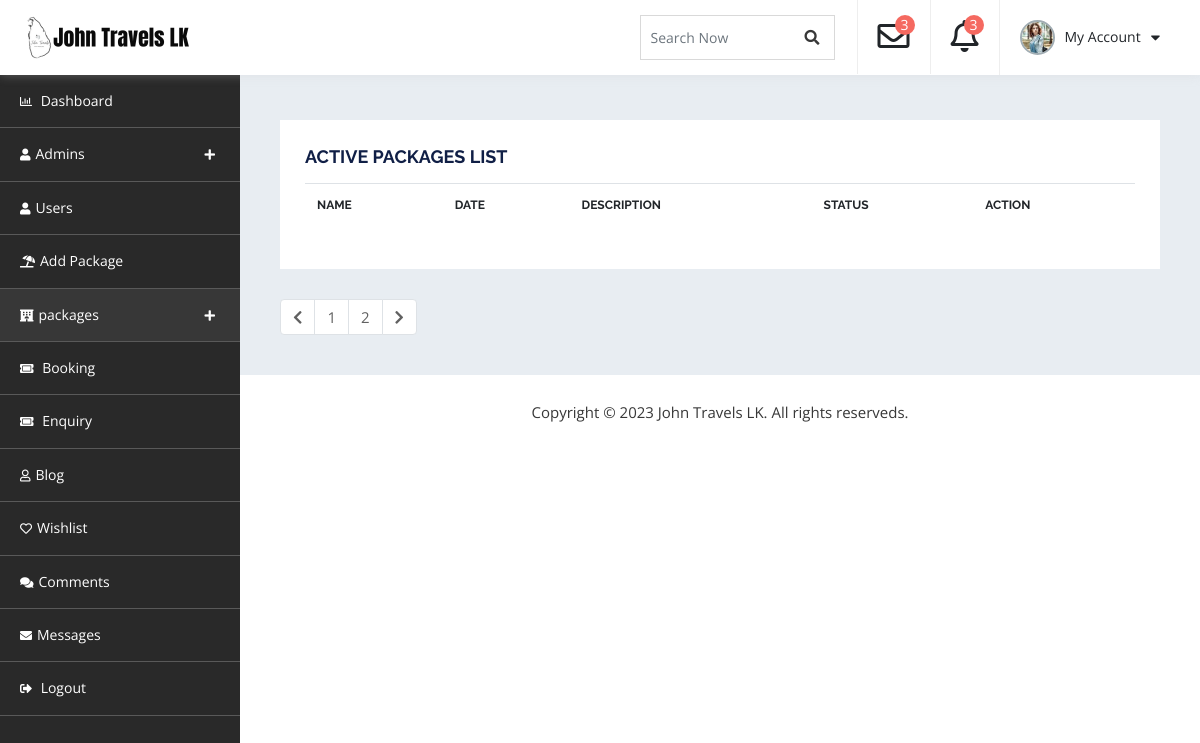
Before: /admin_dashboard/db-package-active.php with the older database file.
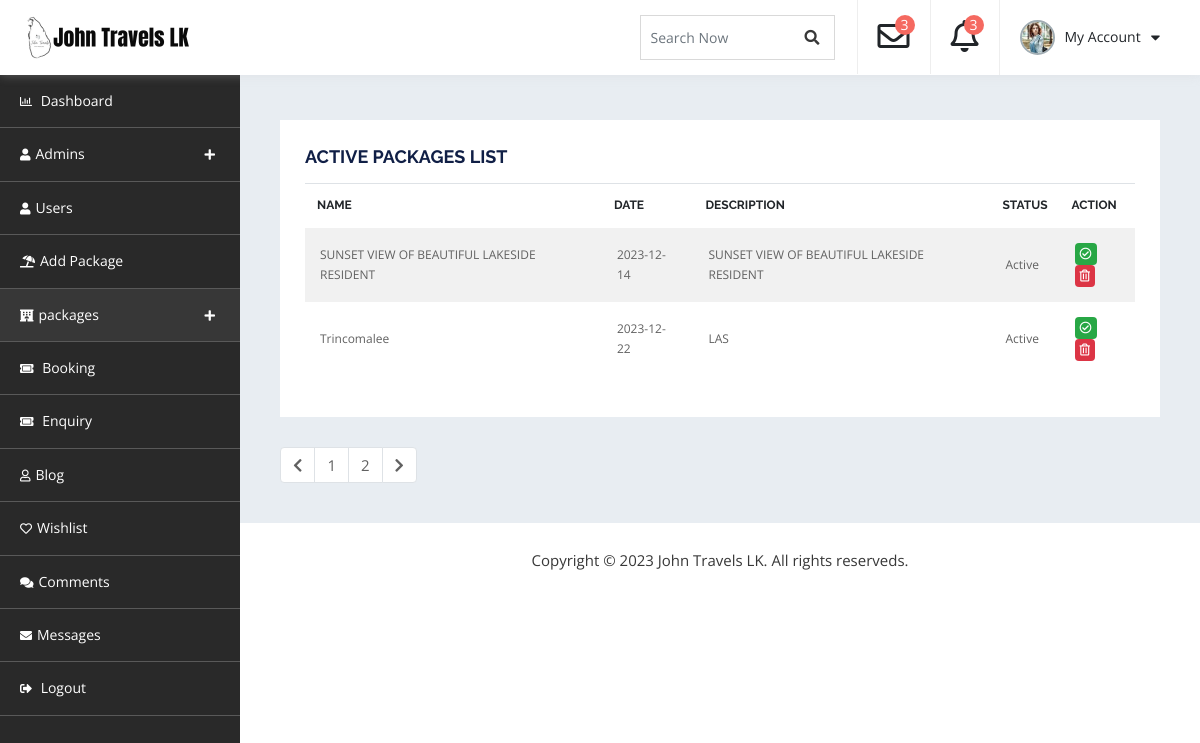
After: the same page with the newer database file.
### tables this page shows
CREATE TABLE `package` (
  `Pack_Id` int(11) NOT NULL,
  `Pack_title` varchar(255) NOT NULL,
  `Pack_img` varchar(256) NOT NULL,
  `Description` varchar(255) NOT NULL,
  `Location` varchar(256) NOT NULL,
  `Place_one` varchar(256) NOT NULL,
  `Place_two` varchar(256) NOT NULL,
  `Place_three` varchar(256) NOT NULL,
  `Place_four` varchar(256) NOT NULL,
  `Group_size` int(11) NOT NULL,
  `Days` int(11) NOT NULL,
  `Night` int(11) NOT NULL,
  `Sale_price` int(11) NOT NULL,
  `Reqular_price` int(11) NOT NULL,
  `Discount` int(11) NOT NULL,
  `Category` varchar(255) NOT NULL,
  `Map` varchar(255) NOT NULL,
  `Api_key` varchar(255) NOT NULL,
  `Popular` varchar(255) NOT NULL,
  `Status` varchar(255) NOT NULL DEFAULT 'pending',
  `Trip_date` date NOT NULL,
  `Wish` varchar(255) NOT NULL
);

### admin_dashboard/db-package-active.php (the view, shortened to what the changed rows need)
<!doctype html>
<html lang="en">
   <head>
      <link rel="stylesheet" href="assets/css/bootstrap.min.css" media="all">
      <link rel="stylesheet" type="text/css" href="assets/css/all.min.css">
      <link rel="stylesheet" type="text/css" href="style.css">
</head>
<body>
    <div id="container-wrapper">
        <div id="dashboard" class="dashboard-container">
            <div class="dashboard-header sticky-header">
                <div class="content-left  logo-section pull-left">
                    <h1><a href="../index.php"><img src="assets/images/logo.png" alt=""></a></h1>
                </div>
            </div>
            <div class="db-info-wrap db-package-wrap">
                <div class="dashboard-box table-opp-color-box">
                    <div class="table-responsive">
                        <table class="table">
                            <thead>
                                <tr>
                                             <th>Name</th>
                                            <th>Date</th>
                                            <th>Description</th>
                                            <th>status</th>
                                            <th>action</th>
                                </tr>
                            </thead>
                            <?php
                            include "db-connection.php";
                            $result = mysqli_query($conn,"SELECT * FROM package WHERE Status = 'Active'");
                            ?>
                            <tbody>
                                <?php
                            while($row = $result->fetch_assoc()) {
                                ?>
                                <tr>
                                <?php
                                echo'<td>'.$row["Pack_title"].'</td>';
                                echo'<td>'.$row["Trip_date"].'</td>';
                                echo'<td>'.$row["Description"].'</td>';
                                echo'<td>'.$row["Status"].'</td>';
                                    ?>
                                    <td>
                                        <a href ="A-add-wishlist.php?Pack_Id=<?php echo $row['Pack_Id']; ?> "><span class="badge badge-success"><i class="far fa-check-circle"></i></span></a>
                                        <a href ="A-package-delete.php?Pack_Id=<?php echo $row['Pack_Id']; ?> "><span class="badge badge-danger"><i class="far fa-trash-alt"></i></span>
                                    </td>
                                </tr>
                                <?php
                            }
                                ?>
                            </tbody>
                        </table>
                    </div>
                </div>
            </div>
        </div>
    </div>
</body>
</html>

Changed rows visible on the page:
added package: Pack_title "SUNSET VIEW OF BEAUTIFUL LAKESIDE RESIDENT", Trip_date "2023-12-14", Description "SUNSET VIEW OF BEAUTIFUL LAKESIDE RESIDENT", Status "Active"
added package: Pack_title "Trincomalee", Trip_date "2023-12-22", Description "LAS", Status "Active"
